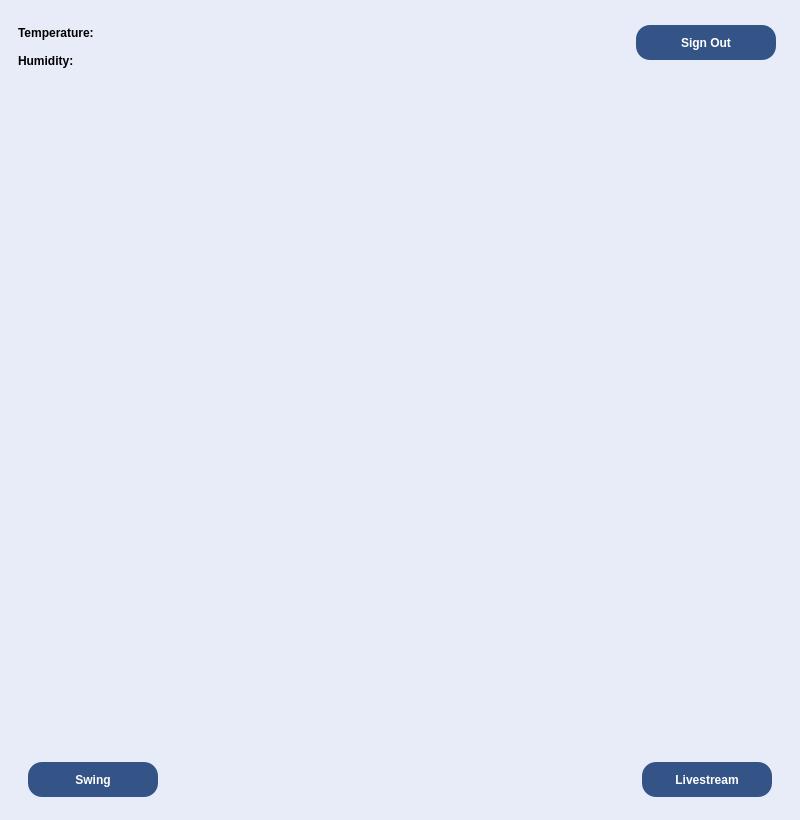
<?xml version="1.0" encoding="UTF-8"?>
<ui version="4.0">
 <class>MainWindow</class>
 <widget class="QMainWindow" name="MainWindow">
  <property name="windowModality">
   <enum>Qt::ApplicationModal</enum>
  </property>
  <property name="geometry">
   <rect>
    <x>0</x>
    <y>0</y>
    <width>800</width>
    <height>820</height>
   </rect>
  </property>
  <property name="windowTitle">
   <string>MainWindow</string>
  </property>
  <property name="autoFillBackground">
   <bool>false</bool>
  </property>
  <property name="styleSheet">
   <string notr="true">background-color: rgb(232, 236, 249);</string>
  </property>
  <widget class="QWidget" name="centralwidget">
   <property name="autoFillBackground">
    <bool>true</bool>
   </property>
   <property name="styleSheet">
    <string notr="true">background-color: rgb(232, 236, 249);</string>
   </property>
   <layout class="QGridLayout" name="gridLayout">
    <item row="0" column="0">
     <widget class="QStackedWidget" name="stackedWidget">
      <property name="maximumSize">
       <size>
        <width>800</width>
        <height>819</height>
       </size>
      </property>
      <property name="cursor">
       <cursorShape>BlankCursor</cursorShape>
      </property>
      <property name="styleSheet">
       <string notr="true">background-color: rgb(232, 236, 249);</string>
      </property>
      <property name="currentIndex">
       <number>3</number>
      </property>
      <widget class="QWidget" name="MainScreen">
       <property name="styleSheet">
        <string notr="true">background-color: rgb(232, 236, 249);</string>
       </property>
       <layout class="QGridLayout" name="gridLayout_2">
        <item row="4" column="0">
         <spacer name="verticalSpacer_3">
          <property name="orientation">
           <enum>Qt::Vertical</enum>
          </property>
          <property name="sizeType">
           <enum>QSizePolicy::Fixed</enum>
          </property>
          <property name="sizeHint" stdset="0">
           <size>
            <width>20</width>
            <height>12</height>
           </size>
          </property>
         </spacer>
        </item>
        <item row="1" column="0" alignment="Qt::AlignHCenter|Qt::AlignVCenter">
         <widget class="QLabel" name="label">
          <property name="minimumSize">
           <size>
            <width>380</width>
            <height>180</height>
           </size>
          </property>
          <property name="maximumSize">
           <size>
            <width>380</width>
            <height>180</height>
           </size>
          </property>
          <property name="cursor">
           <cursorShape>BlankCursor</cursorShape>
          </property>
          <property name="text">
           <string/>
          </property>
          <property name="pixmap">
           <pixmap resource="resources.qrc">:/new/img/resources/logo_print1.png</pixmap>
          </property>
          <property name="scaledContents">
           <bool>true</bool>
          </property>
          <property name="alignment">
           <set>Qt::AlignCenter</set>
          </property>
         </widget>
        </item>
        <item row="3" column="0" alignment="Qt::AlignHCenter">
         <widget class="QPushButton" name="SignInMainScreenButton">
          <property name="minimumSize">
           <size>
            <width>220</width>
            <height>37</height>
           </size>
          </property>
          <property name="maximumSize">
           <size>
            <width>230</width>
            <height>37</height>
           </size>
          </property>
          <property name="styleSheet">
           <string notr="true">background-color: rgb(52, 84, 136);
color: white;
border-radius:12px;
font: bold;
padding: 4px;
</string>
          </property>
          <property name="text">
           <string>Sign In</string>
          </property>
         </widget>
        </item>
        <item row="2" column="0">
         <spacer name="verticalSpacer_2">
          <property name="orientation">
           <enum>Qt::Vertical</enum>
          </property>
          <property name="sizeHint" stdset="0">
           <size>
            <width>0</width>
            <height>80</height>
           </size>
          </property>
         </spacer>
        </item>
        <item row="5" column="0" alignment="Qt::AlignHCenter">
         <widget class="QPushButton" name="CreateAccMainScreenButton">
          <property name="minimumSize">
           <size>
            <width>220</width>
            <height>37</height>
           </size>
          </property>
          <property name="maximumSize">
           <size>
            <width>240</width>
            <height>37</height>
           </size>
          </property>
          <property name="styleSheet">
           <string notr="true">background-color: rgb(52, 84, 136);
color: white;
border-radius:12px;
font: bold;
padding: 4px;
</string>
          </property>
          <property name="text">
           <string>Create Account</string>
          </property>
         </widget>
        </item>
        <item row="6" column="0">
         <spacer name="verticalSpacer">
          <property name="orientation">
           <enum>Qt::Vertical</enum>
          </property>
          <property name="sizeType">
           <enum>QSizePolicy::Fixed</enum>
          </property>
          <property name="sizeHint" stdset="0">
           <size>
            <width>20</width>
            <height>10</height>
           </size>
          </property>
         </spacer>
        </item>
        <item row="0" column="0">
         <spacer name="verticalSpacer_4">
          <property name="orientation">
           <enum>Qt::Vertical</enum>
          </property>
          <property name="sizeType">
           <enum>QSizePolicy::Fixed</enum>
          </property>
          <property name="sizeHint" stdset="0">
           <size>
            <width>20</width>
            <height>45</height>
           </size>
          </property>
         </spacer>
        </item>
       </layout>
      </widget>
      <widget class="QWidget" name="LogInScreen">
       <property name="styleSheet">
        <string notr="true">background-color: rgb(232, 236, 249);</string>
       </property>
       <layout class="QGridLayout" name="gridLayout_3">
        <item row="3" column="0">
         <spacer name="verticalSpacer_9">
          <property name="orientation">
           <enum>Qt::Vertical</enum>
          </property>
          <property name="sizeType">
           <enum>QSizePolicy::Fixed</enum>
          </property>
          <property name="sizeHint" stdset="0">
           <size>
            <width>20</width>
            <height>10</height>
           </size>
          </property>
         </spacer>
        </item>
        <item row="2" column="0">
         <layout class="QVBoxLayout" name="verticalLayout">
          <property name="spacing">
           <number>10</number>
          </property>
          <item>
           <layout class="QHBoxLayout" name="horizontalLayout_2">
            <item>
             <widget class="QLabel" name="label_3">
              <property name="minimumSize">
               <size>
                <width>0</width>
                <height>35</height>
               </size>
              </property>
              <property name="maximumSize">
               <size>
                <width>16777215</width>
                <height>35</height>
               </size>
              </property>
              <property name="styleSheet">
               <string notr="true">font:bold;</string>
              </property>
              <property name="text">
               <string>Email</string>
              </property>
              <property name="alignment">
               <set>Qt::AlignLeading|Qt::AlignLeft|Qt::AlignVCenter</set>
              </property>
             </widget>
            </item>
            <item>
             <widget class="QLineEdit" name="LogIn_email">
              <property name="minimumSize">
               <size>
                <width>300</width>
                <height>35</height>
               </size>
              </property>
              <property name="maximumSize">
               <size>
                <width>300</width>
                <height>35</height>
               </size>
              </property>
              <property name="mouseTracking">
               <bool>false</bool>
              </property>
              <property name="styleSheet">
               <string notr="true">QLineEdit{
border: 1px solid black; 	
border-radius: 13px;
padding-left: 6px;
}
QLineEdit:focus{
	border: 1px solid blue;
};</string>
              </property>
             </widget>
            </item>
           </layout>
          </item>
          <item>
           <layout class="QHBoxLayout" name="horizontalLayout">
            <item alignment="Qt::AlignVCenter">
             <widget class="QLabel" name="label_2">
              <property name="minimumSize">
               <size>
                <width>0</width>
                <height>35</height>
               </size>
              </property>
              <property name="maximumSize">
               <size>
                <width>16777215</width>
                <height>35</height>
               </size>
              </property>
              <property name="styleSheet">
               <string notr="true">font:bold;</string>
              </property>
              <property name="text">
               <string>Password</string>
              </property>
              <property name="alignment">
               <set>Qt::AlignLeading|Qt::AlignLeft|Qt::AlignVCenter</set>
              </property>
             </widget>
            </item>
            <item>
             <widget class="QLineEdit" name="LogIn_password">
              <property name="minimumSize">
               <size>
                <width>200</width>
                <height>35</height>
               </size>
              </property>
              <property name="maximumSize">
               <size>
                <width>200</width>
                <height>35</height>
               </size>
              </property>
              <property name="font">
               <font>
                <pointsize>9</pointsize>
               </font>
              </property>
              <property name="mouseTracking">
               <bool>false</bool>
              </property>
              <property name="styleSheet">
               <string notr="true">QLineEdit{
border: 1px solid black; 	
border-radius: 12px;
padding-left: 6px;
}
QLineEdit:focus{
	border: 1px solid blue;
};</string>
              </property>
              <property name="echoMode">
               <enum>QLineEdit::Password</enum>
              </property>
             </widget>
            </item>
           </layout>
          </item>
         </layout>
        </item>
        <item row="0" column="0" alignment="Qt::AlignLeft|Qt::AlignVCenter">
         <widget class="QPushButton" name="GoBackLogInScreenButton">
          <property name="minimumSize">
           <size>
            <width>30</width>
            <height>30</height>
           </size>
          </property>
          <property name="maximumSize">
           <size>
            <width>100</width>
            <height>30</height>
           </size>
          </property>
          <property name="autoFillBackground">
           <bool>false</bool>
          </property>
          <property name="styleSheet">
           <string notr="true">#GoBackLogInScreenButton{
background-color: transparent;
background: none;
border: none;
background-repeat: none;
}</string>
          </property>
          <property name="text">
           <string/>
          </property>
          <property name="icon">
           <iconset resource="resources.qrc">
            <normaloff>:/new/img/resources/arrow-removebg-preview.png</normaloff>:/new/img/resources/arrow-removebg-preview.png</iconset>
          </property>
          <property name="iconSize">
           <size>
            <width>30</width>
            <height>30</height>
           </size>
          </property>
         </widget>
        </item>
        <item row="5" column="0">
         <spacer name="verticalSpacer_8">
          <property name="orientation">
           <enum>Qt::Vertical</enum>
          </property>
          <property name="sizeType">
           <enum>QSizePolicy::Fixed</enum>
          </property>
          <property name="sizeHint" stdset="0">
           <size>
            <width>20</width>
            <height>60</height>
           </size>
          </property>
         </spacer>
        </item>
        <item row="6" column="0" alignment="Qt::AlignHCenter">
         <widget class="QPushButton" name="SignInLogInScreenButton">
          <property name="minimumSize">
           <size>
            <width>220</width>
            <height>37</height>
           </size>
          </property>
          <property name="maximumSize">
           <size>
            <width>600</width>
            <height>16777215</height>
           </size>
          </property>
          <property name="cursor">
           <cursorShape>BlankCursor</cursorShape>
          </property>
          <property name="styleSheet">
           <string notr="true">background-color: rgb(52, 84, 136);
color: white;
border-radius:12px;
font: bold;
padding: 4px;
</string>
          </property>
          <property name="text">
           <string>Sign In</string>
          </property>
         </widget>
        </item>
        <item row="4" column="0">
         <widget class="QLabel" name="LogInScreen_label">
          <property name="text">
           <string/>
          </property>
          <property name="alignment">
           <set>Qt::AlignCenter</set>
          </property>
         </widget>
        </item>
        <item row="1" column="0">
         <spacer name="verticalSpacer_6">
          <property name="orientation">
           <enum>Qt::Vertical</enum>
          </property>
          <property name="sizeType">
           <enum>QSizePolicy::Fixed</enum>
          </property>
          <property name="sizeHint" stdset="0">
           <size>
            <width>20</width>
            <height>70</height>
           </size>
          </property>
         </spacer>
        </item>
        <item row="7" column="0">
         <spacer name="verticalSpacer_5">
          <property name="orientation">
           <enum>Qt::Vertical</enum>
          </property>
          <property name="sizeHint" stdset="0">
           <size>
            <width>20</width>
            <height>40</height>
           </size>
          </property>
         </spacer>
        </item>
       </layout>
      </widget>
      <widget class="QWidget" name="CreateAccScreen">
       <property name="styleSheet">
        <string notr="true">background-color: rgb(232, 236, 249);</string>
       </property>
       <layout class="QGridLayout" name="gridLayout_4">
        <item row="3" column="0">
         <spacer name="verticalSpacer_14">
          <property name="orientation">
           <enum>Qt::Vertical</enum>
          </property>
          <property name="sizeType">
           <enum>QSizePolicy::Fixed</enum>
          </property>
          <property name="sizeHint" stdset="0">
           <size>
            <width>20</width>
            <height>10</height>
           </size>
          </property>
         </spacer>
        </item>
        <item row="0" column="0" alignment="Qt::AlignLeft">
         <widget class="QPushButton" name="GoBackCreateAccScreenButton">
          <property name="minimumSize">
           <size>
            <width>30</width>
            <height>30</height>
           </size>
          </property>
          <property name="maximumSize">
           <size>
            <width>100</width>
            <height>30</height>
           </size>
          </property>
          <property name="styleSheet">
           <string notr="true">#GoBackCreateAccScreenButton{
background-color: transparent;
background: none;
border: none;
background-repeat: none;
}</string>
          </property>
          <property name="text">
           <string/>
          </property>
          <property name="icon">
           <iconset resource="resources.qrc">
            <normaloff>:/new/img/resources/arrow-removebg-preview.png</normaloff>:/new/img/resources/arrow-removebg-preview.png</iconset>
          </property>
          <property name="iconSize">
           <size>
            <width>30</width>
            <height>30</height>
           </size>
          </property>
         </widget>
        </item>
        <item row="1" column="0">
         <spacer name="verticalSpacer_12">
          <property name="orientation">
           <enum>Qt::Vertical</enum>
          </property>
          <property name="sizeType">
           <enum>QSizePolicy::Fixed</enum>
          </property>
          <property name="sizeHint" stdset="0">
           <size>
            <width>20</width>
            <height>70</height>
           </size>
          </property>
         </spacer>
        </item>
        <item row="6" column="0" alignment="Qt::AlignHCenter">
         <widget class="QPushButton" name="CreateAccCreateAccScreenButton">
          <property name="minimumSize">
           <size>
            <width>220</width>
            <height>37</height>
           </size>
          </property>
          <property name="maximumSize">
           <size>
            <width>220</width>
            <height>37</height>
           </size>
          </property>
          <property name="styleSheet">
           <string notr="true">background-color: rgb(52, 84, 136);
color: white;
border-radius:12px;
font: bold;
padding: 4px;
</string>
          </property>
          <property name="text">
           <string>Create Account</string>
          </property>
         </widget>
        </item>
        <item row="4" column="0">
         <widget class="QLabel" name="CreateAcc_label">
          <property name="font">
           <font>
            <bold>true</bold>
           </font>
          </property>
          <property name="text">
           <string/>
          </property>
          <property name="alignment">
           <set>Qt::AlignCenter</set>
          </property>
         </widget>
        </item>
        <item row="7" column="0">
         <spacer name="verticalSpacer_13">
          <property name="orientation">
           <enum>Qt::Vertical</enum>
          </property>
          <property name="sizeHint" stdset="0">
           <size>
            <width>20</width>
            <height>40</height>
           </size>
          </property>
         </spacer>
        </item>
        <item row="5" column="0">
         <spacer name="verticalSpacer_15">
          <property name="orientation">
           <enum>Qt::Vertical</enum>
          </property>
          <property name="sizeType">
           <enum>QSizePolicy::Fixed</enum>
          </property>
          <property name="sizeHint" stdset="0">
           <size>
            <width>20</width>
            <height>60</height>
           </size>
          </property>
         </spacer>
        </item>
        <item row="2" column="0">
         <layout class="QVBoxLayout" name="verticalLayout_2">
          <property name="spacing">
           <number>10</number>
          </property>
          <item>
           <layout class="QHBoxLayout" name="horizontalLayout_3">
            <item>
             <widget class="QLabel" name="label_5">
              <property name="minimumSize">
               <size>
                <width>0</width>
                <height>35</height>
               </size>
              </property>
              <property name="maximumSize">
               <size>
                <width>16777215</width>
                <height>35</height>
               </size>
              </property>
              <property name="styleSheet">
               <string notr="true">font:bold;</string>
              </property>
              <property name="text">
               <string>Email</string>
              </property>
              <property name="alignment">
               <set>Qt::AlignLeading|Qt::AlignLeft|Qt::AlignVCenter</set>
              </property>
             </widget>
            </item>
            <item>
             <widget class="QLineEdit" name="CreateAcc_email">
              <property name="minimumSize">
               <size>
                <width>300</width>
                <height>35</height>
               </size>
              </property>
              <property name="maximumSize">
               <size>
                <width>300</width>
                <height>35</height>
               </size>
              </property>
              <property name="mouseTracking">
               <bool>false</bool>
              </property>
              <property name="styleSheet">
               <string notr="true">QLineEdit{
border: 1px solid black; 	
border-radius: 13px;
padding-left: 6px;
}
QLineEdit:focus{
	border: 1px solid blue;
};</string>
              </property>
             </widget>
            </item>
           </layout>
          </item>
          <item>
           <layout class="QHBoxLayout" name="horizontalLayout_5">
            <item alignment="Qt::AlignVCenter">
             <widget class="QLabel" name="label_7">
              <property name="minimumSize">
               <size>
                <width>0</width>
                <height>35</height>
               </size>
              </property>
              <property name="maximumSize">
               <size>
                <width>16777215</width>
                <height>35</height>
               </size>
              </property>
              <property name="styleSheet">
               <string notr="true">font:bold;</string>
              </property>
              <property name="text">
               <string>Password</string>
              </property>
              <property name="alignment">
               <set>Qt::AlignLeading|Qt::AlignLeft|Qt::AlignVCenter</set>
              </property>
             </widget>
            </item>
            <item>
             <widget class="QLineEdit" name="CreateAcc_password">
              <property name="minimumSize">
               <size>
                <width>200</width>
                <height>35</height>
               </size>
              </property>
              <property name="maximumSize">
               <size>
                <width>200</width>
                <height>35</height>
               </size>
              </property>
              <property name="font">
               <font>
                <pointsize>9</pointsize>
               </font>
              </property>
              <property name="mouseTracking">
               <bool>false</bool>
              </property>
              <property name="styleSheet">
               <string notr="true">QLineEdit{
border: 1px solid black; 	
border-radius: 13px;
padding-left: 6px;
}
QLineEdit:focus{
	border: 1px solid blue;
};</string>
              </property>
              <property name="echoMode">
               <enum>QLineEdit::Password</enum>
              </property>
             </widget>
            </item>
           </layout>
          </item>
          <item>
           <layout class="QHBoxLayout" name="horizontalLayout_4">
            <item alignment="Qt::AlignVCenter">
             <widget class="QLabel" name="label_6">
              <property name="minimumSize">
               <size>
                <width>0</width>
                <height>35</height>
               </size>
              </property>
              <property name="maximumSize">
               <size>
                <width>16777215</width>
                <height>35</height>
               </size>
              </property>
              <property name="styleSheet">
               <string notr="true">font:bold;</string>
              </property>
              <property name="text">
               <string>Confirm Password</string>
              </property>
              <property name="alignment">
               <set>Qt::AlignLeading|Qt::AlignLeft|Qt::AlignVCenter</set>
              </property>
             </widget>
            </item>
            <item>
             <widget class="QLineEdit" name="CreateAcc_passwordRepeat">
              <property name="minimumSize">
               <size>
                <width>200</width>
                <height>35</height>
               </size>
              </property>
              <property name="maximumSize">
               <size>
                <width>200</width>
                <height>35</height>
               </size>
              </property>
              <property name="font">
               <font>
                <pointsize>9</pointsize>
               </font>
              </property>
              <property name="mouseTracking">
               <bool>false</bool>
              </property>
              <property name="styleSheet">
               <string notr="true">QLineEdit{
border: 1px solid black; 	
border-radius: 13px;
padding-left: 6px;
}
QLineEdit:focus{
	border: 1px solid blue;
};</string>
              </property>
              <property name="echoMode">
               <enum>QLineEdit::Password</enum>
              </property>
             </widget>
            </item>
           </layout>
          </item>
         </layout>
        </item>
       </layout>
      </widget>
      <widget class="QWidget" name="UserSpace">
       <property name="styleSheet">
        <string notr="true">background-color: rgb(232, 236, 249);</string>
       </property>
       <layout class="QGridLayout" name="gridLayout_5">
        <item row="3" column="0">
         <spacer name="verticalSpacer_20">
          <property name="orientation">
           <enum>Qt::Vertical</enum>
          </property>
          <property name="sizeHint" stdset="0">
           <size>
            <width>755</width>
            <height>322</height>
           </size>
          </property>
         </spacer>
        </item>
        <item row="5" column="0">
         <spacer name="verticalSpacer_18">
          <property name="orientation">
           <enum>Qt::Vertical</enum>
          </property>
          <property name="sizeType">
           <enum>QSizePolicy::Fixed</enum>
          </property>
          <property name="sizeHint" stdset="0">
           <size>
            <width>755</width>
            <height>5</height>
           </size>
          </property>
         </spacer>
        </item>
        <item row="1" column="0">
         <spacer name="verticalSpacer_19">
          <property name="orientation">
           <enum>Qt::Vertical</enum>
          </property>
          <property name="sizeHint" stdset="0">
           <size>
            <width>755</width>
            <height>323</height>
           </size>
          </property>
         </spacer>
        </item>
        <item row="4" column="0" colspan="2">
         <layout class="QHBoxLayout" name="horizontalLayout_7">
          <item>
           <spacer name="horizontalSpacer_4">
            <property name="orientation">
             <enum>Qt::Horizontal</enum>
            </property>
            <property name="sizeType">
             <enum>QSizePolicy::Fixed</enum>
            </property>
            <property name="sizeHint" stdset="0">
             <size>
              <width>10</width>
              <height>20</height>
             </size>
            </property>
           </spacer>
          </item>
          <item>
           <widget class="QPushButton" name="Swing_Button">
            <property name="minimumSize">
             <size>
              <width>130</width>
              <height>35</height>
             </size>
            </property>
            <property name="maximumSize">
             <size>
              <width>150</width>
              <height>16777215</height>
             </size>
            </property>
            <property name="styleSheet">
             <string notr="true">background-color: rgb(52, 84, 136);
color: white;
border-radius:14px;
font: bold;
padding: 4px;</string>
            </property>
            <property name="text">
             <string>Swing</string>
            </property>
           </widget>
          </item>
          <item>
           <spacer name="horizontalSpacer_2">
            <property name="orientation">
             <enum>Qt::Horizontal</enum>
            </property>
            <property name="sizeType">
             <enum>QSizePolicy::Expanding</enum>
            </property>
            <property name="sizeHint" stdset="0">
             <size>
              <width>200</width>
              <height>20</height>
             </size>
            </property>
           </spacer>
          </item>
          <item>
           <widget class="QPushButton" name="Livestream_Button">
            <property name="minimumSize">
             <size>
              <width>130</width>
              <height>35</height>
             </size>
            </property>
            <property name="maximumSize">
             <size>
              <width>150</width>
              <height>35</height>
             </size>
            </property>
            <property name="styleSheet">
             <string notr="true">background-color: rgb(52, 84, 136);
color: white;
border-radius:14px;
font: bold;
padding: 4px;</string>
            </property>
            <property name="text">
             <string>Livestream</string>
            </property>
           </widget>
          </item>
          <item>
           <spacer name="horizontalSpacer_3">
            <property name="orientation">
             <enum>Qt::Horizontal</enum>
            </property>
            <property name="sizeType">
             <enum>QSizePolicy::Fixed</enum>
            </property>
            <property name="sizeHint" stdset="0">
             <size>
              <width>10</width>
              <height>20</height>
             </size>
            </property>
           </spacer>
          </item>
         </layout>
        </item>
        <item row="0" column="0">
         <layout class="QHBoxLayout" name="horizontalLayout_6">
          <item>
           <layout class="QVBoxLayout" name="verticalLayout_3">
            <item>
             <widget class="QLabel" name="label_8">
              <property name="minimumSize">
               <size>
                <width>90</width>
                <height>30</height>
               </size>
              </property>
              <property name="maximumSize">
               <size>
                <width>110</width>
                <height>16777215</height>
               </size>
              </property>
              <property name="styleSheet">
               <string notr="true">font: bold;</string>
              </property>
              <property name="text">
               <string>Temperature:</string>
              </property>
             </widget>
            </item>
            <item>
             <widget class="QLabel" name="label_9">
              <property name="styleSheet">
               <string notr="true">font: bold;</string>
              </property>
              <property name="text">
               <string>Humidity:</string>
              </property>
             </widget>
            </item>
           </layout>
          </item>
          <item>
           <layout class="QVBoxLayout" name="verticalLayout_4">
            <item>
             <widget class="QLabel" name="temp_label">
              <property name="minimumSize">
               <size>
                <width>30</width>
                <height>0</height>
               </size>
              </property>
              <property name="text">
               <string/>
              </property>
              <property name="alignment">
               <set>Qt::AlignCenter</set>
              </property>
             </widget>
            </item>
            <item>
             <widget class="QLabel" name="hum_label">
              <property name="minimumSize">
               <size>
                <width>30</width>
                <height>0</height>
               </size>
              </property>
              <property name="text">
               <string/>
              </property>
              <property name="alignment">
               <set>Qt::AlignCenter</set>
              </property>
             </widget>
            </item>
           </layout>
          </item>
          <item>
           <spacer name="horizontalSpacer">
            <property name="orientation">
             <enum>Qt::Horizontal</enum>
            </property>
            <property name="sizeHint" stdset="0">
             <size>
              <width>40</width>
              <height>20</height>
             </size>
            </property>
           </spacer>
          </item>
          <item>
           <widget class="QPushButton" name="SignOut_Button">
            <property name="minimumSize">
             <size>
              <width>140</width>
              <height>35</height>
             </size>
            </property>
            <property name="styleSheet">
             <string notr="true">background-color: rgb(52, 84, 136);
color: white;
border-radius:14px;
font: bold;
padding: 4px;</string>
            </property>
            <property name="text">
             <string>Sign Out</string>
            </property>
           </widget>
          </item>
         </layout>
        </item>
        <item row="2" column="0">
         <layout class="QVBoxLayout" name="livestream">
          <property name="sizeConstraint">
           <enum>QLayout::SetDefaultConstraint</enum>
          </property>
         </layout>
        </item>
       </layout>
      </widget>
     </widget>
    </item>
   </layout>
  </widget>
 </widget>
 <resources>
  <include location="resources.qrc"/>
 </resources>
 <connections/>
</ui>
